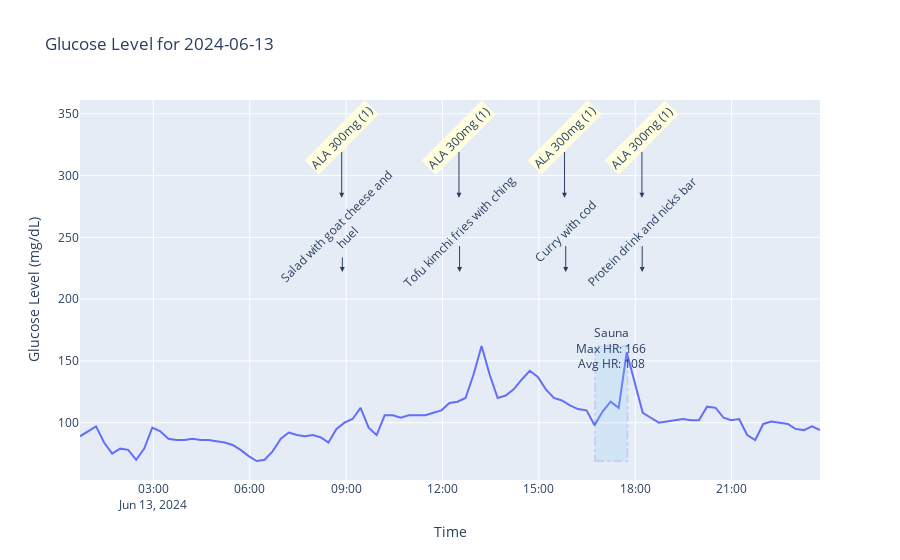

The notebook cell this image was saved under:
### Code cell
import plotly.graph_objects as go

def plot_day(glucose_df: pd.DataFrame, food_df: pd.DataFrame, activity_df: pd.DataFrame, drug_df: pd.DataFrame, date: str) -> go.Figure:
    # Filter glucose data for the given date
    date_as_datetime = pd.to_datetime(date)
    glucose_data = glucose_df[(glucose_df['datetime'].dt.date == date_as_datetime.date())]
    food_data = food_df[(food_df['datetime'].dt.date == date_as_datetime.date())]
    drug_data = drug_df[(drug_df['datetime'].dt.date == date_as_datetime.date())]

    activities_from_this_day = activity_df[(activity_df['start_datetime'].dt.date == date_as_datetime.date())]

    # Create a figure
    fig = go.Figure()

    # Add glucose level trace
    fig.add_trace(go.Scatter(x=glucose_data['datetime'], y=glucose_data['glucose_mg_dl'], name='Glucose Level'))

    for index, row in drug_data.iterrows():
        fig.add_annotation(x=row['datetime'], y=glucose_data['glucose_mg_dl'].max() + 120, 
                           text=f"{row['name']} ({row['dosage']})", showarrow=True, arrowhead=2, ax=0, ay=-60, textangle=-45, bgcolor='lightyellow')

    for index, row in food_data.iterrows():
        if len(row["name"]) > 20:
            chunks = row["name"].split(" ")
            chunks = [" ".join(chunks[i:i+5]) for i in range(0, len(chunks), 5)]
            title = "<br>".join(chunks)
        else:
            title = row["name"]
        fig.add_annotation(x=row['datetime'], y=glucose_data['glucose_mg_dl'].max() + 60, 
                           text=title, showarrow=True, arrowhead=2, ax=0, ay=-40, textangle=-45)

    # Add activity intervals
    for index, row in activities_from_this_day.iterrows():
        fig.add_shape(type="rect",
                      x0=row['start_datetime'], x1=row['end_datetime'], y0=glucose_data['glucose_mg_dl'].min(), y1=glucose_data['glucose_mg_dl'].max(),
                      line=dict(color="RoyalBlue", width=2, dash="dashdot"),
                      fillcolor="LightSkyBlue", opacity=0.2)
        
        activity_text = f"{row['title']}<br>Max HR: {row['max_hr']}<br>Avg HR: {row['avg_hr']}"
        fig.add_annotation(x=row['start_datetime'] + (row['end_datetime'] - row['start_datetime']) / 2, 
                           y=glucose_data['glucose_mg_dl'].max() - 10, 
                           text=activity_text, showarrow=False, yshift=10)

    # Update layout
    fig.update_layout(title=f"Glucose Level for {date}",
                      xaxis=dict(title="Time"),
                      yaxis=dict(title="Glucose Level (mg/dL)"))

    return fig

fig = plot_day(glucose_df, food_df, activity_df, drug_df, '2024-06-13')
fig.show()

### Figure 1 — Plotly figure (JSON) as saved in the notebook; plotly's stock layout.template omitted (floating-point values rounded to 4 significant figures)
{"data": [{"name": "Glucose Level", "type": "scatter", "x": ["2024-06-13T00:43:00", "2024-06-13T00:58:00", "2024-06-13T01:13:00", "2024-06-13T01:28:00", "2024-06-13T01:43:00", "2024-06-13T01:58:00", "2024-06-13T02:13:00", "2024-06-13T02:28:00", "2024-06-13T02:43:00", "2024-06-13T02:58:00", "2024-06-13T03:13:00", "2024-06-13T03:28:00", "2024-06-13T03:43:00", "2024-06-13T03:58:00", "2024-06-13T04:13:00", "2024-06-13T04:28:00", "2024-06-13T04:43:00", "2024-06-13T04:58:00", "2024-06-13T05:13:00", "2024-06-13T05:28:00", "2024-06-13T05:43:00", "2024-06-13T05:58:00", "2024-06-13T06:13:00", "2024-06-13T06:28:00", "2024-06-13T06:43:00", "2024-06-13T06:58:00", "2024-06-13T07:13:00", "2024-06-13T07:28:00", "2024-06-13T07:43:00", "2024-06-13T07:58:00", "2024-06-13T08:13:00", "2024-06-13T08:27:00", "2024-06-13T08:42:00", "2024-06-13T08:57:00", "2024-06-13T09:12:00", "2024-06-13T09:27:00", "2024-06-13T09:42:00", "2024-06-13T09:57:00", "2024-06-13T10:12:00", "2024-06-13T10:27:00", "2024-06-13T10:42:00", "2024-06-13T10:57:00", "2024-06-13T11:13:00", "2024-06-13T11:28:00", "2024-06-13T11:43:00", "2024-06-13T11:58:00", "2024-06-13T12:13:00", "2024-06-13T12:28:00", "2024-06-13T12:43:00", "2024-06-13T12:58:00", "2024-06-13T13:13:00", "2024-06-13T13:28:00", "2024-06-13T13:43:00", "2024-06-13T13:58:00", "2024-06-13T14:13:00", "2024-06-13T14:28:00", "2024-06-13T14:43:00", "2024-06-13T14:58:00", "2024-06-13T15:13:00", "2024-06-13T15:28:00", "2024-06-13T15:43:00", "2024-06-13T15:58:00", "2024-06-13T16:13:00", "2024-06-13T16:29:00", "2024-06-13T16:44:00", "2024-06-13T16:59:00", "2024-06-13T17:14:00", "2024-06-13T17:29:00", "2024-06-13T17:44:00", "2024-06-13T17:59:00", "2024-06-13T18:14:00", "2024-06-13T18:29:00", "2024-06-13T18:44:00", "2024-06-13T18:59:00", "2024-06-13T19:14:00", "2024-06-13T19:29:00", "2024-06-13T19:44:00", "2024-06-13T19:59:00", "2024-06-13T20:14:00", "2024-06-13T20:30:00", "2024-06-13T20:45:00", "2024-06-13T20:59:00", "2024-06-13T21:14:00", "2024-06-13T21:29:00", "2024-06-13T21:44:00", "2024-06-13T21:59:00", "2024-06-13T22:14:00", "2024-06-13T22:29:00", "2024-06-13T22:45:00", "2024-06-13T22:59:00", "2024-06-13T23:15:00", "2024-06-13T23:30:00", "2024-06-13T23:45:00", "2024-06-13T08:33:00", "2024-06-13T15:47:00", "2024-06-13T15:48:00", "2024-06-13T18:27:00", "2024-06-13T18:32:00", "2024-06-13T23:00:00", "2024-06-13T23:02:00", "2024-06-13T23:38:00", "2024-06-13T23:39:00", "2024-06-13T08:33:00"], "y": [89, 93, 97, 84, 75, 79, 78, 70, 79, 96, 93, 87, 86, 86, 87, 86, 86, 85, 84, 82, 78, 73, 69, 70, 77, 87, 92, 90, 89, 90, 88, 84, 95, 100, 103, 112, 96, 90, 106, 106, 104, 106, 106, 106, 108, 110, 116, 117, 120, 139, 162, 139, 120, 122, 127, 135, 142, 137, 127, 120, 118, 114, 111, 110, 98, 109, 117, 112, 157, 132, 108, 104, 100, 101, 102, 103, 102, 102, 113, 112, 104, 102, 103, 90, 86, 99, 101, 100, 99, 95, 94, 97, 94, null, null, null, null, null, null, null, null, null, null]}], "layout": {"annotations": [{"arrowhead": 2, "ax": 0, "ay": -60, "bgcolor": "lightyellow", "showarrow": true, "text": "ALA 300mg (1)", "textangle": -45, "x": "2024-06-13T08:51:43", "y": 282}, {"arrowhead": 2, "ax": 0, "ay": -60, "bgcolor": "lightyellow", "showarrow": true, "text": "ALA 300mg (1)", "textangle": -45, "x": "2024-06-13T12:30:43", "y": 282}, {"arrowhead": 2, "ax": 0, "ay": -60, "bgcolor": "lightyellow", "showarrow": true, "text": "ALA 300mg (1)", "textangle": -45, "x": "2024-06-13T15:47:52", "y": 282}, {"arrowhead": 2, "ax": 0, "ay": -60, "bgcolor": "lightyellow", "showarrow": true, "text": "ALA 300mg (1)", "textangle": -45, "x": "2024-06-13T18:12:28", "y": 282}, {"arrowhead": 2, "ax": 0, "ay": -40, "showarrow": true, "text": "Salad with goat cheese and<br>huel", "textangle": -45, "x": "2024-06-13T08:52:55", "y": 222}, {"arrowhead": 2, "ax": 0, "ay": -40, "showarrow": true, "text": "Tofu kimchi fries with ching", "textangle": -45, "x": "2024-06-13T12:31:52", "y": 222}, {"arrowhead": 2, "ax": 0, "ay": -40, "showarrow": true, "text": "Curry with cod", "textangle": -45, "x": "2024-06-13T15:50:07", "y": 222}, {"arrowhead": 2, "ax": 0, "ay": -40, "showarrow": true, "text": "Protein drink and nicks bar", "textangle": -45, "x": "2024-06-13T18:12:57", "y": 222}, {"showarrow": false, "text": "Sauna<br>Max HR: 166<br>Avg HR: 108", "x": "2024-06-13T17:15:13.500000", "y": 152, "yshift": 10}], "shapes": [{"fillcolor": "LightSkyBlue", "line": {"color": "RoyalBlue", "dash": "dashdot", "width": 2}, "opacity": 0.2, "type": "rect", "x0": "2024-06-13T16:45:06", "x1": "2024-06-13T17:45:21", "y0": 69, "y1": 162}], "title": {"text": "Glucose Level for 2024-06-13"}, "xaxis": {"title": {"text": "Time"}}, "yaxis": {"title": {"text": "Glucose Level (mg/dL)"}}}}
